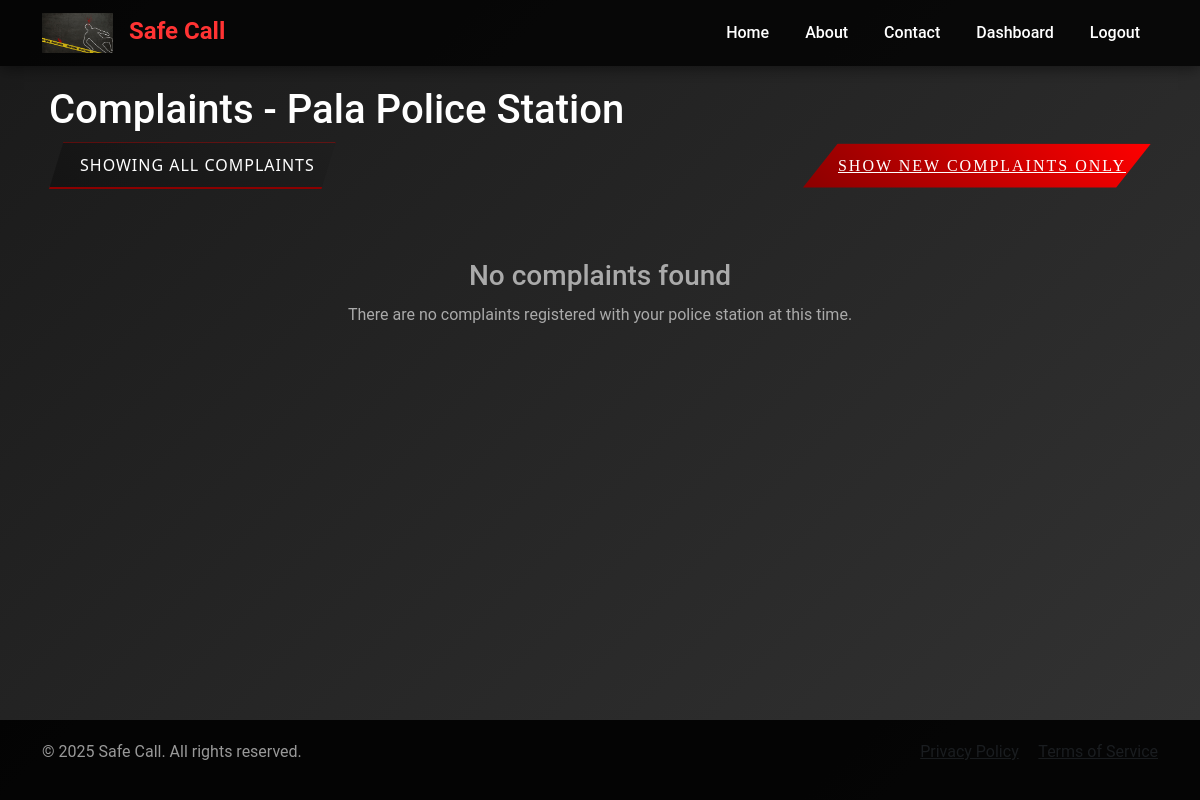
/police_station/view-complaints/?show_all=true (signed in), run on an earlier commit of the app's database.
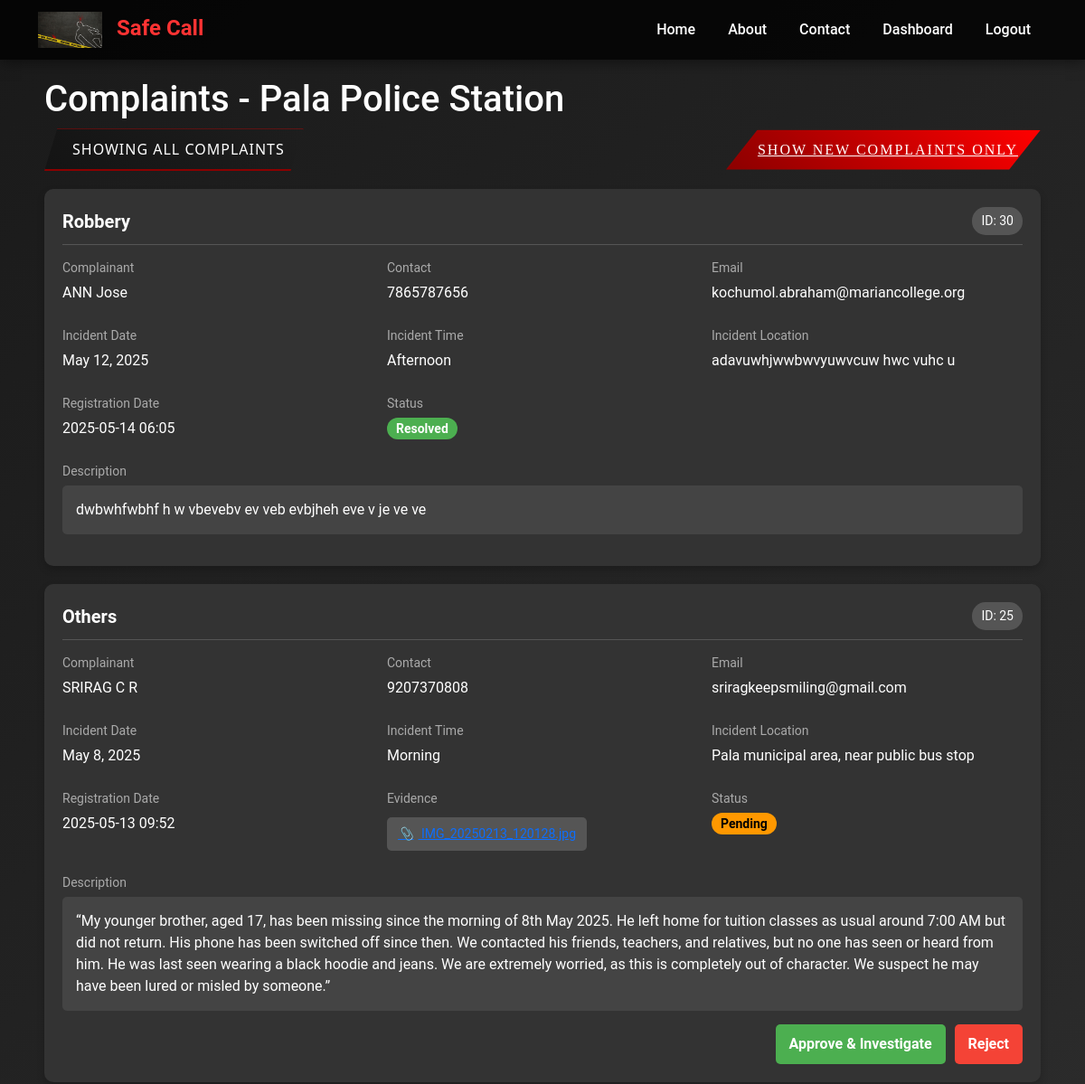
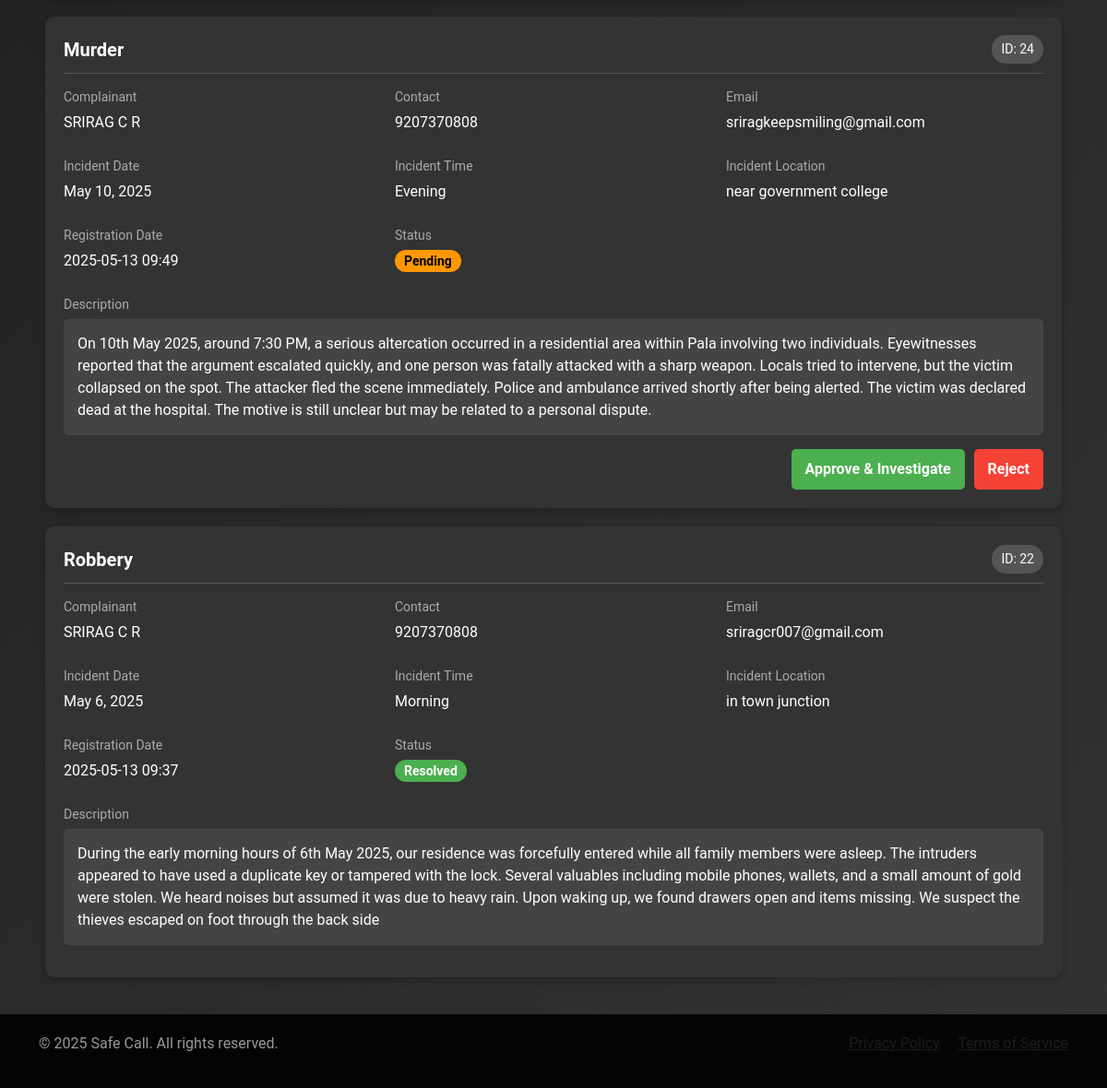
And on a later commit of the database (2 pictures, top to bottom).
### core/models.py (models this page shows, shortened)
class Complaint(models.Model):
    COMPLAINT_TYPES = [
        ('Robbery', 'Robbery'),
        ('Assault', 'Assault'),
        ('Threats', 'Threats'),
        ('Burglary', 'Burglary'),
        ('Vandalism', 'Vandalism'),
        ('Fraud', 'Fraud'),
        ('Harassment', 'Harassment'),
        ('Theft', 'Theft'),
        ('Domestic Violence', 'Domestic Violence'),
        ('Sexual Assault', 'Sexual Assault'),
        ('Kidnapping', 'Kidnapping'),
        ('Stalking', 'Stalking'),
        ('Drunk Driving', 'Drunk Driving'),
        ('Hit and Run', 'Hit and Run'),
        ('Drug Offenses', 'Drug Offenses'),
        ('Public Intoxication', 'Public Intoxication'),
        ('Trespassing', 'Trespassing'),
        ('Hate Crimes', 'Hate Crimes'),
        ('Murder', 'Murder'),
        ('Arson', 'Arson'),
        ('Others', 'Others'),
    ]
    TIME_CHOICES = [
        ('Midnight', '12:00 AM - 12:59 AM'),
        ('Morning', '6:00 AM - 11:59 AM'),
        ('Noon', '12:00 PM - 12:59 PM'),
        ('Afternoon', '1:00 PM - 5:59 PM'),
        ('Evening', '6:00 PM - 8:59 PM'),
        ('Night', '9:00 PM - 11:59 PM'),
    ]
    STATUS_CHOICES = [
        ('Pending', 'Pending'),
        ('Under Investigation', 'Under Investigation'),
        ('Resolved', 'Resolved'),
        ('Rejected', 'Rejected'),
    ]
    user = models.ForeignKey(PublicUser, on_delete=models.CASCADE)
    police_station = models.ForeignKey(PoliceStation, on_delete=models.CASCADE)
    complaint_type = models.CharField(max_length=50, choices=COMPLAINT_TYPES)
    incident_date = models.DateField()
    incident_time = models.CharField(max_length=20, choices=TIME_CHOICES)
    incident_location = models.TextField(default='Location not specified')
    description = models.TextField()
    evidence = models.FileField(upload_to='complaint_evidence/', null=True, blank=True)
    status = models.CharField(max_length=20, choices=STATUS_CHOICES, default='Pending')
    registered_at = models.DateTimeField(auto_now_add=True)
    resolution_date = models.DateTimeField(null=True, blank=True)
    def filename(self):
        if self.evidence:
            return os.path.basename(self.evidence.name)
        return None

class PublicUser(models.Model):
    first_name = models.CharField(max_length=100)
    last_name = models.CharField(max_length=100)
    email = models.EmailField(unique=True)
    phone = models.CharField(max_length=15)
    adhaar = models.CharField(max_length=12, unique=True)
    address = models.TextField(null=True, blank=True)
    district = models.CharField(max_length=100, null=True, blank=True)
    pincode = models.CharField(max_length=6, null=True, blank=True)
    password = models.CharField(max_length=255)
    profile_picture = models.ImageField(upload_to='profile_pictures/', null=True, blank=True)
    date_of_birth = models.DateField(null=True, blank=True)
    gender = models.CharField(max_length=10, choices=[('Male', 'Male'), ('Female', 'Female'), ('Other', 'Other')], null=True, blank=True)
    is_verified = models.BooleanField(default=False)

### core/views.py (the view, shortened to what this page needs)
# urls.py: path('police_station/view-complaints/', views.police_view_complaints, name='police_view_complaints'),
def police_view_complaints(request):
    police_station = get_object_or_404(PoliceStation, id=request.session['police_station_id'])
    complaints = Complaint.objects.filter(
        police_station=police_station,
        status='Pending'
    ).order_by('-registered_at')
    show_all = request.GET.get('show_all', 'false').lower() == 'true'
    if show_all:
        complaints = Complaint.objects.filter(
            police_station=police_station
        ).order_by('-registered_at')
    return render(request, 'police_view_complaints.html', {
        'police_station': police_station,
        'complaints': complaints,
        'show_all': show_all
    })

### core/templates/police_view_complaints.html (shortened to what the changed rows need)
{% extends 'base.html' %}
{% block content %}
<div class="complaints-container">
    <h1>Complaints - {{ police_station.location }} Police Station</h1>
    {% if complaints %}
        {% for complaint in complaints %}
            <div class="complaint-card">
                <div class="complaint-header">
                    <div class="complaint-title">{{ complaint.complaint_type }}</div>
                    <div class="complaint-id">ID: {{ complaint.id }}</div>
                </div>
                <div class="complaint-details">
                    <div class="detail-group">
                        <div class="detail-label">Complainant</div>
                        <div class="detail-value">{{ complaint.user.first_name }} {{ complaint.user.last_name }}</div>
                    </div>
                    <div class="detail-group">
                        <div class="detail-label">Contact</div>
                        <div class="detail-value">{{ complaint.user.phone }}</div>
                    </div>
                    <div class="detail-group">
                        <div class="detail-label">Email</div>
                        <div class="detail-value">{{ complaint.user.email }}</div>
                    </div>
                    <div class="detail-group">
                        <div class="detail-label">Incident Date</div>
                        <div class="detail-value">{{ complaint.incident_date }}</div>
                    </div>
                    <div class="detail-group">
                        <div class="detail-label">Incident Time</div>
                        <div class="detail-value">{{ complaint.incident_time }}</div>
                    </div>
                    <div class="detail-group">
                        <div class="detail-label">Incident Location</div>
                        <div class="detail-value">{{ complaint.incident_location }}</div>
                    </div>
                    <div class="detail-group">
                        <div class="detail-label">Registration Date</div>
                        <div class="detail-value">{{ complaint.registered_at|date:"Y-m-d H:i" }}</div>
                    </div>
                    {% if complaint.evidence %}
                    <div class="detail-group">
                        <div class="detail-label">Evidence</div>
                        <div class="detail-value">
                            <a href="{{ complaint.evidence.url }}" class="evidence-file" target="_blank">
                                <i>📎</i> {{ complaint.filename }}
                            </a>
                        </div>
                    </div>
                    {% endif %}
                    <div class="detail-group">
                        <div class="detail-label">Status</div>
                        <div class="detail-value">
                            {% if complaint.status == 'Pending' %}
                                <span class="badge badge-pending">Pending</span>
                            {% elif complaint.status == 'Under Investigation' %}
                                <span class="badge badge-investigation">Under Investigation</span>
                            {% elif complaint.status == 'Resolved' %}
                                <span class="badge badge-resolved">Resolved</span>
                            {% elif complaint.status == 'Rejected' %}
                                <span class="badge badge-rejected">Rejected</span>
                            {% endif %}
                        </div>
                    </div>
                </div>
                <div class="detail-group">
                    <div class="detail-label">Description</div>
                    <div class="complaint-description">{{ complaint.description }}</div>
                </div>
                {% if complaint.status == 'Pending' %}
                <div class="complaint-actions">
                    <form method="post" action="{% url 'update_complaint_status' complaint.id 'approve' %}">
                        <button type="submit" class="btn btn-approve">Approve & Investigate</button>
                    </form>
                    <form method="post" action="{% url 'update_complaint_status' complaint.id 'reject' %}">
                        <button type="submit" class="btn btn-reject">Reject</button>
                    </form>
                </div>
                {% endif %}
            </div>
        {% endfor %}
    {% else %}
        <div class="empty-state">
            {% if show_all %}
                <h3>No complaints found</h3>
                <p>There are no complaints registered with your police station at this time.</p>
            {% else %}
                <h3>No new complaints found</h3>
                <p>There are no new complaints waiting for your review.</p>
                <a href="?show_all=true" class="toggle-btn toggle-btn-dark" style="margin-top: 20px;"><i class="fas fa-list-ul"></i>Show All Complaints</a>
            {% endif %}
        </div>
    {% endif %}
</div>
{% endblock %}

What changed in the data, as far as the page shows it:
added Complaint: complaint_type "Robbery", id "30", user.first_name "ANN", user.last_name "Jose", user.phone "7865787656", user.email "kochumol.abraham@mariancollege.org", incident_date "May 12, 2025", incident_time "Afternoon", incident_location "adavuwhjwwbwvyuwvcuw hwc vuhc u", registered_at "2025-05-14 06:05", status "Resolved", description "dwbwhfwbhf h w vbevebv ev veb evbjheh eve v je ve ve"
added Complaint: complaint_type "Others", id "25", user.first_name "SRIRAG", user.last_name "C R", user.phone "9207370808", user.email "sriragkeepsmiling@gmail.com", incident_date "May 8, 2025", incident_time "Morning", incident_location "Pala municipal area, near public bus stop", registered_at "2025-05-13 09:52", status "Pending", description "“My younger brother, aged 17, has been missing since the morning of 8th May 2025. He left home for tuition classes as usual around 7:00 AM but did not return. His phone has been switched off since then. We contacted his friends, teachers, and relatives, but no one has seen or heard from him. He was last seen wearing a black hoodie and jeans. We are extremely worried, as this is completely out of character. We suspect he may have been lured or misled by someone.”"
added Complaint: complaint_type "Murder", id "24", user.first_name "SRIRAG", user.last_name "C R", user.phone "9207370808", user.email "sriragkeepsmiling@gmail.com", incident_date "May 10, 2025", incident_time "Evening", incident_location "near government college", registered_at "2025-05-13 09:49", status "Pending", description "On 10th May 2025, around 7:30 PM, a serious altercation occurred in a residential area within Pala involving two individuals. Eyewitnesses reported that the argument escalated quickly, and one person was fatally attacked with a sharp weapon. Locals tried to intervene, but the victim collapsed on the spot. The attacker fled the scene immediately. Police and ambulance arrived shortly after being alerted. The victim was declared dead at the hospital. The motive is still unclear but may be related to a personal dispute."
added Complaint: complaint_type "Robbery", id "22", user.first_name "SRIRAG", user.last_name "C R", user.phone "9207370808", user.email "sriragcr007@gmail.com", incident_date "May 6, 2025", incident_time "Morning", incident_location "in town junction", registered_at "2025-05-13 09:37", status "Resolved", description "During the early morning hours of 6th May 2025, our residence was forcefully entered while all family members were asleep. The intruders appeared to have used a duplicate key or tampered with the lock. Several valuables including mobile phones, wallets, and a small amount of gold were stolen. We heard noises but assumed it was due to heavy rain. Upon waking up, we found drawers open and items missing. We suspect the thieves escaped on foot through the back side"
Also different on the page:
text no longer shown: "No complaints found There are no complaints registered with your police station at this time."
